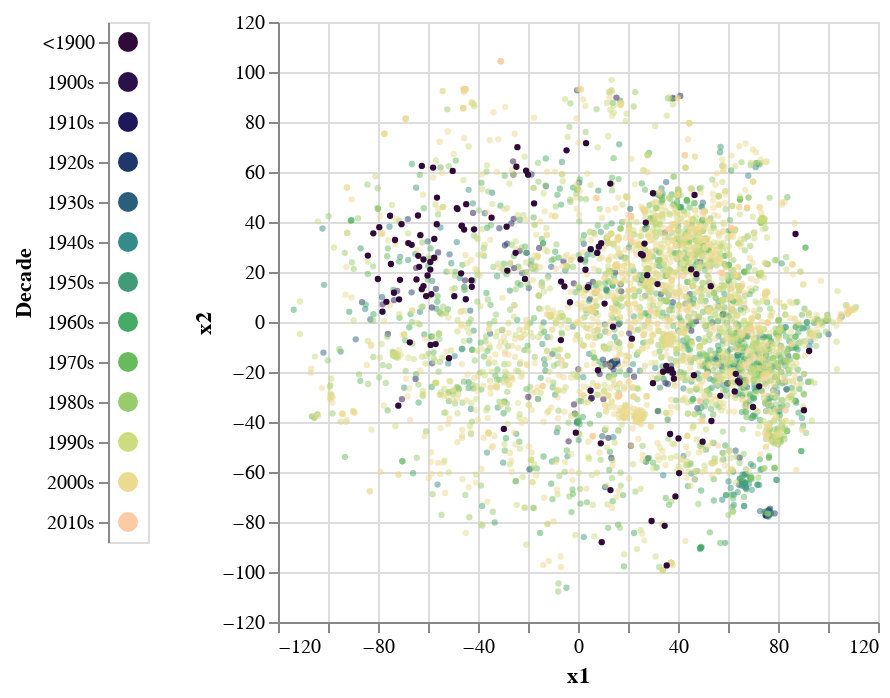

The notebook cell this image was saved under:
### Code cell
old = alt.Chart(sbert_pca.query('scary and year < 1900')).mark_circle(opacity=1, size=10,color='#300b3a').encode(
    x='x1',
    y='x2',
    tooltip=['Title', 'Author', 'year']
).interactive()

# make a list of 12 hex colors from the magma color scheme
colors = ['#29114a','#1c185a','#20376b','#2a5f7b','#358b89','#419b78','#46ab66','#67bb5d','#99cb6d','#ccdc7e','#ecda90','#fccba4']
recent_decades = []
for i,decade in enumerate([str(x) + 's' for x in range(1900,2020,10)]):
    df = sbert_pca.query('scary and decade == @decade')
    decade_chart = alt.Chart(df).mark_circle(opacity=0.5, size=10,color=colors[i]).encode(
        x='x1',
        y='x2',
        tooltip=['Title', 'Author', 'year']
    ).interactive()
    recent_decades.append(decade_chart)
# make a legend
labels = [' <1900']
labels.extend([str(x) + 's' for x in range(1900,2020,10)])
c = ['#300b3a']
c.extend(colors)
legend = alt.Chart(pd.DataFrame({'decade':labels})).mark_circle(size=100, opacity=1).encode(
    y=alt.Y('decade:N', axis=alt.Axis(title='Decade')),
    color=alt.Color('decade:N', scale=alt.Scale(range=c), legend=None),
    order = alt.Order('decade', sort='ascending')
)
# combine the charts
recent_decades = alt.layer(*recent_decades, old).properties(width=300, height=300)
legend | recent_decades
